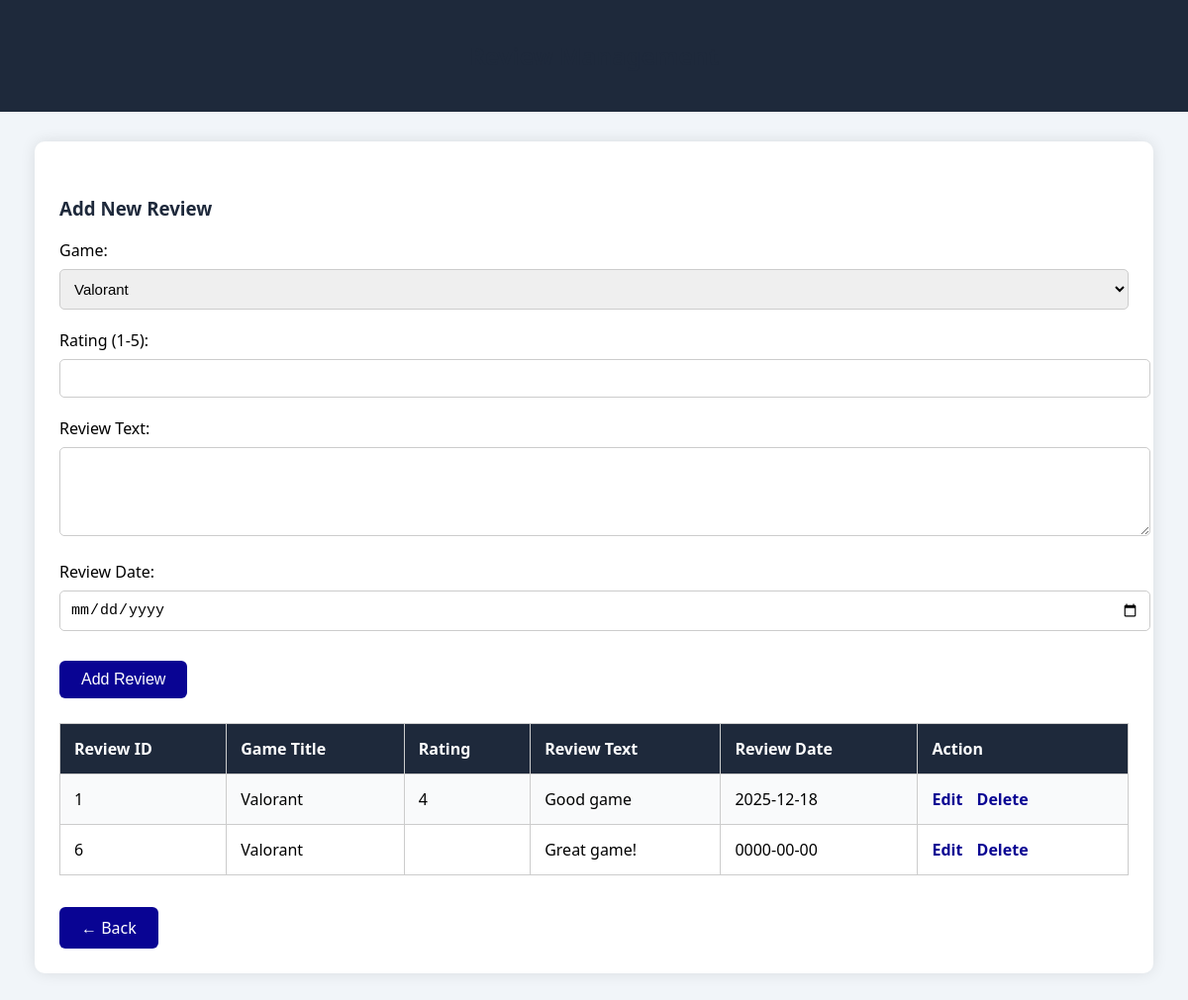
Screenshot of /admin/admin_manage/review_management.php (signed in) with the database file from the repository.
### tables this page shows
CREATE TABLE `reviews` (
  `review_id` int(11) NOT NULL,
  `user_id` int(11) DEFAULT NULL,
  `game_id` int(11) DEFAULT NULL,
  `review_text` text DEFAULT NULL,
  `rating` tinyint(4) DEFAULT NULL,
  `review_date` date NOT NULL
);

CREATE TABLE `games` (
  `game_id` int(11) NOT NULL,
  `title` varchar(255) NOT NULL,
  `developer` varchar(50) NOT NULL,
  `publisher` varchar(50) NOT NULL,
  `genre` varchar(50) NOT NULL,
  `price` decimal(10,2) DEFAULT 0.00,
  `release_date` date DEFAULT NULL,
  `game_image` varchar(255) DEFAULT NULL
);

### admin/admin_manage/review_management.php (the view, shortened to what this page needs)
<?php
include("../../db.php");
$user_id = $_SESSION['user_id'];
function getReviews($conn, $user_id) {
    $sql = "
        SELECT reviews.*, games.title AS game_title, users.username AS user_name
        FROM reviews
        JOIN games ON reviews.game_id = games.game_id
        JOIN users ON reviews.user_id = users.user_id
        WHERE reviews.user_id = ?
    ";
    $stmt = $conn->prepare($sql);
    $stmt->bind_param("i", $user_id);
    $stmt->execute();
    return $stmt->get_result();
}
$reviews = getReviews($conn, $user_id);
?>
<!DOCTYPE html>
<html lang="en">
<head>
</head>
<body>
<div class="header">
    <h2>Review Management</h2>
</div>
<div class="container">
    <div class="form-section">
        <form method="POST">
            <h3>Add New Review</h3>
            <label>Game:</label>
            <select name="game_id" required>
                <?php
                $gameResult = $conn->query("SELECT game_id, title FROM games");
                while ($gameRow = $gameResult->fetch_assoc()) {
                    echo "<option value='" . $gameRow['game_id'] . "'>" . $gameRow['title'] . "</option>";
                }
                ?>
            </select>
            <label>Rating (1-5):</label>
            <input type="number" name="rating" min="1" max="5" required>
            <label>Review Text:</label>
            <textarea name="review_text" rows="4" required></textarea>
            <label>Review Date:</label>
            <input type="date" name="review_date" required>
            <button class="submit-btn" type="submit" name="add_review">Add Review</button>
        </form>
    </div>
    <table>
        <tr>
            <th>Review ID</th>
            <th>Game Title</th>
            <th>Rating</th>
            <th>Review Text</th>
            <th>Review Date</th>
            <th>Action</th>
        </tr>
        <?php if ($reviews->num_rows > 0): ?>
            <?php while($row = $reviews->fetch_assoc()): ?>
                <tr>
                    <td><?php echo $row["review_id"]; ?></td>
                    <td><?php echo $row["game_title"]; ?></td>
                    <td><?php echo $row["rating"]; ?></td>
                    <td><?php echo $row["review_text"]; ?></td>
                    <td><?php echo $row["review_date"]; ?></td>
                    <td class="action-links">
                        <a href="?edit_review=<?php echo $row['review_id']; ?>">Edit</a>
                        <a href="?delete_review=<?php echo $row['review_id']; ?>" onclick="return confirm('Are you sure you want to permanently delete this review?')">Delete</a>
                    </td>
                </tr>
            <?php endwhile; ?>
        <?php else: ?>
            <tr><td colspan="6">No reviews found</td></tr>
        <?php endif; ?>
    </table>
    <br>
    <a href="management.php" class="back-button">← Back</a>
</div>
</body>
</html>

### admin/admin_manage/review_management.php (style rules this page uses)
:root { --primary-color: #1e293b; --button-color: #090493; --button-hover: #0d0def; }
body { font-family: 'Segoe UI', Tahoma, Geneva, Verdana, sans-serif; background-color: #f1f5f9; margin: 0; padding: 0; }
.header { background-color: var(--primary-color); color: white; padding: 20px; text-align: center; }
.container { width: 90%; max-width: 1100px; margin: 30px auto; background-color: white; padding: 25px; border-radius: 10px; box-shadow: 0 0 15px rgba(0, 0, 0, 0.1); }
h2, h3 { color: #1e293b; }
table { width: 100%; border-collapse: collapse; margin-top: 25px; }
th, td { padding: 14px; border: 1px solid #ccc; text-align: left; }
th { background-color: var(--primary-color); color: white; }
tr:nth-child(even) { background-color: #f9fafb; }
.form-section { margin-top: 30px; }
form input[type="text"], form input[type="number"], form input[type="date"], form select, form textarea { width: 100%; padding: 10px; margin: 8px 0 20px; border: 1px solid #ccc; border-radius: 5px; font-size: 15px; }
.submit-btn, .back-button { background-color: var(--button-color); color: white; padding: 10px 22px; border: none; border-radius: 6px; font-size: 16px; cursor: pointer; margin-top: 10px; text-decoration: none; display: inline-block; }
.action-links a { margin-right: 10px; color: var(--button-color); text-decoration: none; font-weight: bold; }

### rows the page displays
reviews: review_id "1", game.title "Valorant", rating "4", review_text "Good game", review_date "2025-12-18"
reviews: review_id "6", game.title "Valorant", review_text "Great game!", review_date "0000-00-00"

### other values shown
form field game_id "Valorant"
